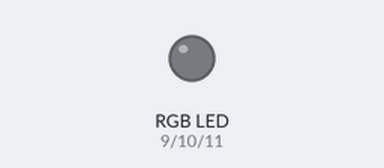
Bench run of a sketch on a simulated Arduino Uno, built with avr-gcc and run on an emulated ATmega328P. Parts: an RGB LED mixed from three pins (HIGH = lit).

Above: at 0.15 s.
Timing chart, 0 to 40.0 s (numbered marks = the images above):
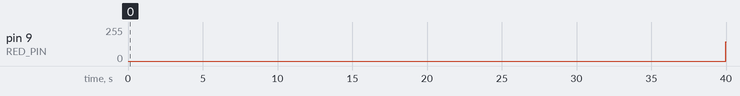

The sketch:

4.s20_RGB_LED_fade.ino
```cpp
// RGB LED pins
const int RED_PIN   = 9;
const int GREEN_PIN = 10;
const int BLUE_PIN  = 11;

const int FADE_DELAY = 5;

void setup() {
  pinMode(RED_PIN, OUTPUT);
  pinMode(GREEN_PIN, OUTPUT);
  pinMode(BLUE_PIN, OUTPUT);
}

void loop() {

  // Ramp RED from 0 to 255
  for (int value = 0; value <= 255; value++) {
    analogWrite(RED_PIN, value);
    analogWrite(GREEN_PIN, 0);
    analogWrite(BLUE_PIN, 0);
    delay(FADE_DELAY);
  }

  // Ramp GREEN from 0 to 255
  for (int value = 0; value <= 255; value++) {
    analogWrite(RED_PIN, 0);
    analogWrite(GREEN_PIN, value);
    analogWrite(BLUE_PIN, 0);
    delay(FADE_DELAY);
  }

  // Ramp BLUE from 0 to 255
  for (int value = 0; value <= 255; value++) {
    analogWrite(RED_PIN, 0);
    analogWrite(GREEN_PIN, 0);
    analogWrite(BLUE_PIN, value);
    delay(FADE_DELAY);
  }

  // Turn ALL LEDs off before restarting
  analogWrite(RED_PIN, 0);
  analogWrite(GREEN_PIN, 0);
  analogWrite(BLUE_PIN, 0);

  delay(500);  // Pause before repeating
}
```

Measured:
- by itself, pin 9 (RED_PIN): 0/255 → 145/255 at 40.0 s
